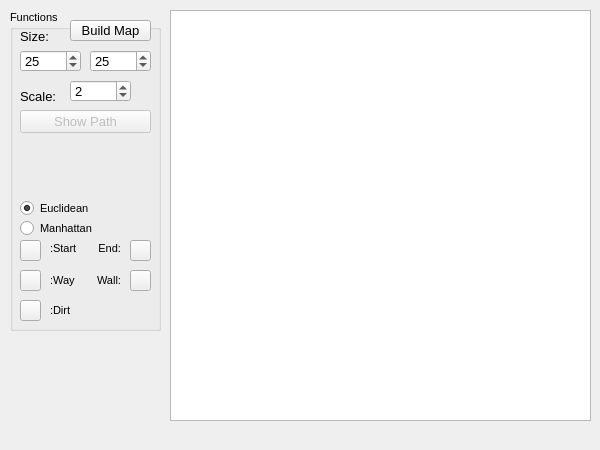
<?xml version="1.0" encoding="UTF-8"?>
<ui version="4.0">
 <class>MainWindow</class>
 <widget class="QMainWindow" name="MainWindow">
  <property name="geometry">
   <rect>
    <x>0</x>
    <y>0</y>
    <width>600</width>
    <height>450</height>
   </rect>
  </property>
  <property name="minimumSize">
   <size>
    <width>600</width>
    <height>450</height>
   </size>
  </property>
  <property name="maximumSize">
   <size>
    <width>600</width>
    <height>450</height>
   </size>
  </property>
  <property name="contextMenuPolicy">
   <enum>Qt::NoContextMenu</enum>
  </property>
  <property name="windowTitle">
   <string>A* Pathfinding</string>
  </property>
  <widget class="QWidget" name="centralWidget">
   <widget class="QGraphicsView" name="viewport">
    <property name="geometry">
     <rect>
      <x>170</x>
      <y>10</y>
      <width>421</width>
      <height>411</height>
     </rect>
    </property>
    <property name="sceneRect">
     <rectf>
      <x>0.000000000000000</x>
      <y>0.000000000000000</y>
      <width>0.000000000000000</width>
      <height>0.000000000000000</height>
     </rectf>
    </property>
    <property name="alignment">
     <set>Qt::AlignLeading|Qt::AlignLeft|Qt::AlignTop</set>
    </property>
   </widget>
   <widget class="QGroupBox" name="functionsGroupBox">
    <property name="geometry">
     <rect>
      <x>10</x>
      <y>10</y>
      <width>151</width>
      <height>321</height>
     </rect>
    </property>
    <property name="font">
     <font>
      <pointsize>8</pointsize>
     </font>
    </property>
    <property name="title">
     <string>Functions</string>
    </property>
    <widget class="QSpinBox" name="spinMapWidth">
     <property name="geometry">
      <rect>
       <x>10</x>
       <y>40</y>
       <width>61</width>
       <height>22</height>
      </rect>
     </property>
     <property name="font">
      <font>
       <pointsize>10</pointsize>
      </font>
     </property>
     <property name="prefix">
      <string/>
     </property>
     <property name="maximum">
      <number>100</number>
     </property>
     <property name="value">
      <number>25</number>
     </property>
    </widget>
    <widget class="QSpinBox" name="spinMapHeight">
     <property name="geometry">
      <rect>
       <x>80</x>
       <y>40</y>
       <width>61</width>
       <height>22</height>
      </rect>
     </property>
     <property name="font">
      <font>
       <pointsize>10</pointsize>
      </font>
     </property>
     <property name="maximum">
      <number>100</number>
     </property>
     <property name="value">
      <number>25</number>
     </property>
    </widget>
    <widget class="QLabel" name="lblSize">
     <property name="geometry">
      <rect>
       <x>10</x>
       <y>20</y>
       <width>46</width>
       <height>13</height>
      </rect>
     </property>
     <property name="font">
      <font>
       <pointsize>10</pointsize>
      </font>
     </property>
     <property name="text">
      <string>Size:</string>
     </property>
     <property name="textFormat">
      <enum>Qt::PlainText</enum>
     </property>
    </widget>
    <widget class="QPushButton" name="btnBuildMap">
     <property name="geometry">
      <rect>
       <x>60</x>
       <y>10</y>
       <width>81</width>
       <height>21</height>
      </rect>
     </property>
     <property name="font">
      <font>
       <pointsize>10</pointsize>
      </font>
     </property>
     <property name="text">
      <string>Build Map</string>
     </property>
    </widget>
    <widget class="QPushButton" name="btnShowPath">
     <property name="enabled">
      <bool>false</bool>
     </property>
     <property name="geometry">
      <rect>
       <x>10</x>
       <y>100</y>
       <width>131</width>
       <height>23</height>
      </rect>
     </property>
     <property name="font">
      <font>
       <pointsize>10</pointsize>
      </font>
     </property>
     <property name="text">
      <string>Show Path</string>
     </property>
    </widget>
    <widget class="QRadioButton" name="radioBtnEuclidean">
     <property name="geometry">
      <rect>
       <x>10</x>
       <y>190</y>
       <width>82</width>
       <height>17</height>
      </rect>
     </property>
     <property name="text">
      <string>Euclidean</string>
     </property>
     <property name="checkable">
      <bool>true</bool>
     </property>
     <property name="checked">
      <bool>true</bool>
     </property>
    </widget>
    <widget class="QRadioButton" name="radioBtnManhattan">
     <property name="geometry">
      <rect>
       <x>10</x>
       <y>210</y>
       <width>82</width>
       <height>17</height>
      </rect>
     </property>
     <property name="text">
      <string>Manhattan</string>
     </property>
     <property name="checkable">
      <bool>true</bool>
     </property>
     <property name="checked">
      <bool>false</bool>
     </property>
    </widget>
    <widget class="QLabel" name="lblScale">
     <property name="geometry">
      <rect>
       <x>10</x>
       <y>80</y>
       <width>46</width>
       <height>13</height>
      </rect>
     </property>
     <property name="font">
      <font>
       <pointsize>10</pointsize>
      </font>
     </property>
     <property name="text">
      <string>Scale:</string>
     </property>
     <property name="textFormat">
      <enum>Qt::PlainText</enum>
     </property>
    </widget>
    <widget class="QSpinBox" name="spinMapScale">
     <property name="geometry">
      <rect>
       <x>60</x>
       <y>70</y>
       <width>61</width>
       <height>22</height>
      </rect>
     </property>
     <property name="font">
      <font>
       <pointsize>10</pointsize>
      </font>
     </property>
     <property name="maximum">
      <number>4</number>
     </property>
     <property name="value">
      <number>2</number>
     </property>
    </widget>
    <widget class="QPushButton" name="btnStart">
     <property name="geometry">
      <rect>
       <x>10</x>
       <y>230</y>
       <width>21</width>
       <height>21</height>
      </rect>
     </property>
     <property name="text">
      <string/>
     </property>
     <property name="icon">
      <iconset resource="images.qrc">
       <normaloff>:/images/images/startButton.png</normaloff>:/images/images/startButton.png</iconset>
     </property>
     <property name="iconSize">
      <size>
       <width>16</width>
       <height>16</height>
      </size>
     </property>
    </widget>
    <widget class="QLabel" name="lblStart">
     <property name="geometry">
      <rect>
       <x>40</x>
       <y>230</y>
       <width>31</width>
       <height>16</height>
      </rect>
     </property>
     <property name="text">
      <string>:Start</string>
     </property>
    </widget>
    <widget class="QPushButton" name="btnEnd">
     <property name="geometry">
      <rect>
       <x>120</x>
       <y>230</y>
       <width>21</width>
       <height>21</height>
      </rect>
     </property>
     <property name="text">
      <string/>
     </property>
     <property name="icon">
      <iconset resource="images.qrc">
       <normaloff>:/images/images/endButton.png</normaloff>:/images/images/endButton.png</iconset>
     </property>
     <property name="iconSize">
      <size>
       <width>16</width>
       <height>16</height>
      </size>
     </property>
    </widget>
    <widget class="QLabel" name="lblEnd">
     <property name="geometry">
      <rect>
       <x>80</x>
       <y>230</y>
       <width>31</width>
       <height>16</height>
      </rect>
     </property>
     <property name="text">
      <string>End:</string>
     </property>
     <property name="alignment">
      <set>Qt::AlignRight|Qt::AlignTrailing|Qt::AlignVCenter</set>
     </property>
    </widget>
    <widget class="QPushButton" name="btnWay">
     <property name="geometry">
      <rect>
       <x>10</x>
       <y>260</y>
       <width>21</width>
       <height>21</height>
      </rect>
     </property>
     <property name="text">
      <string/>
     </property>
     <property name="icon">
      <iconset resource="images.qrc">
       <normaloff>:/images/images/freeButton.png</normaloff>:/images/images/freeButton.png</iconset>
     </property>
     <property name="iconSize">
      <size>
       <width>16</width>
       <height>16</height>
      </size>
     </property>
    </widget>
    <widget class="QPushButton" name="btnWall">
     <property name="geometry">
      <rect>
       <x>120</x>
       <y>260</y>
       <width>21</width>
       <height>21</height>
      </rect>
     </property>
     <property name="text">
      <string/>
     </property>
     <property name="icon">
      <iconset resource="images.qrc">
       <normaloff>:/images/images/wallButton.png</normaloff>:/images/images/wallButton.png</iconset>
     </property>
     <property name="iconSize">
      <size>
       <width>16</width>
       <height>16</height>
      </size>
     </property>
    </widget>
    <widget class="QLabel" name="lblWay">
     <property name="geometry">
      <rect>
       <x>40</x>
       <y>260</y>
       <width>31</width>
       <height>20</height>
      </rect>
     </property>
     <property name="text">
      <string>:Way</string>
     </property>
    </widget>
    <widget class="QLabel" name="lblWall">
     <property name="geometry">
      <rect>
       <x>80</x>
       <y>260</y>
       <width>31</width>
       <height>20</height>
      </rect>
     </property>
     <property name="text">
      <string>Wall:</string>
     </property>
     <property name="alignment">
      <set>Qt::AlignRight|Qt::AlignTrailing|Qt::AlignVCenter</set>
     </property>
    </widget>
    <widget class="QPushButton" name="btnDirt">
     <property name="geometry">
      <rect>
       <x>10</x>
       <y>290</y>
       <width>21</width>
       <height>21</height>
      </rect>
     </property>
     <property name="text">
      <string/>
     </property>
     <property name="icon">
      <iconset resource="images.qrc">
       <normaloff>:/images/images/dirtButton.png</normaloff>:/images/images/dirtButton.png</iconset>
     </property>
     <property name="iconSize">
      <size>
       <width>16</width>
       <height>16</height>
      </size>
     </property>
    </widget>
    <widget class="QLabel" name="lblDirt">
     <property name="geometry">
      <rect>
       <x>40</x>
       <y>290</y>
       <width>31</width>
       <height>20</height>
      </rect>
     </property>
     <property name="text">
      <string>:Dirt</string>
     </property>
    </widget>
   </widget>
  </widget>
  <widget class="QMenuBar" name="menuBar">
   <property name="geometry">
    <rect>
     <x>0</x>
     <y>0</y>
     <width>600</width>
     <height>22</height>
    </rect>
   </property>
  </widget>
 </widget>
 <layoutdefault spacing="6" margin="11"/>
 <resources>
  <include location="images.qrc"/>
 </resources>
 <connections/>
 <slots>
  <slot>teste()</slot>
 </slots>
</ui>
